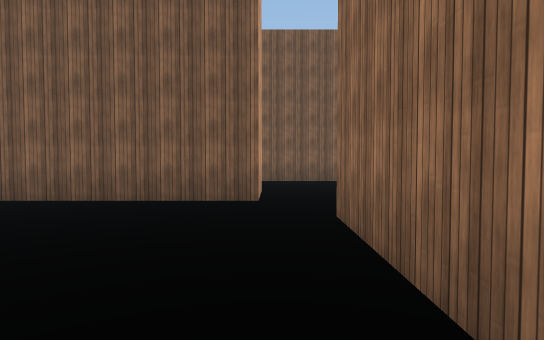
[1] (above)

24 first-person views from a walk through a scene from a Unity 3-D project. The camera is 1.5 m above the floor, tilts 2° down and sees 80° across. The floor is counted in squares, 2 m on a side. Each view is taken from the middle of a square. On the plan, view 1 faces up. The plan holds only what a view shows up to about 11 squares ahead; the rest is blank. The place goes on beyond the plan. Surface patterns are stand-ins for the level's own textures.

[2]
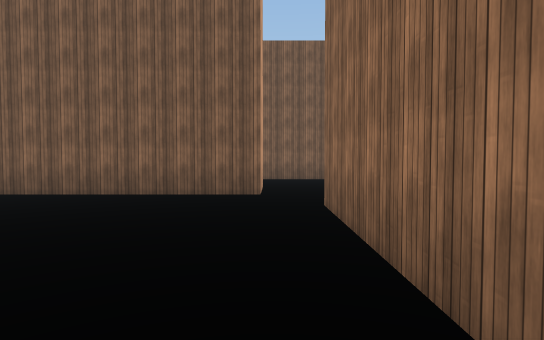

[3]
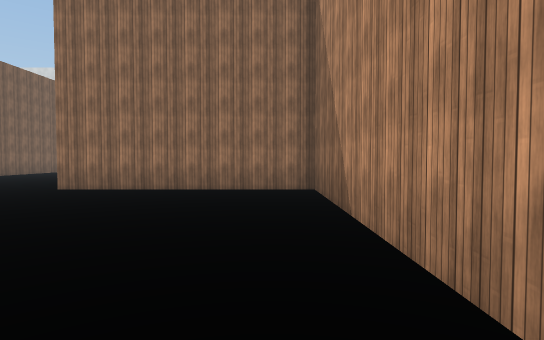

[4]
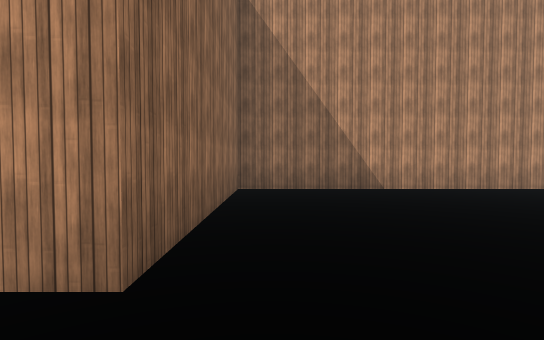

[5]
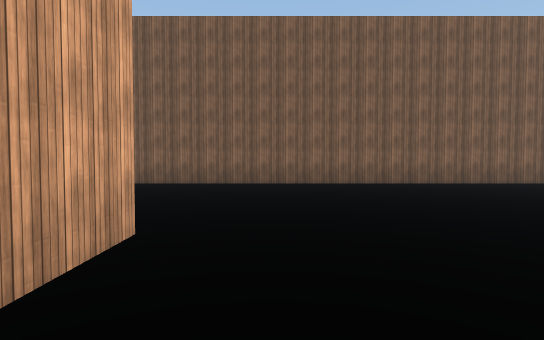

[6]
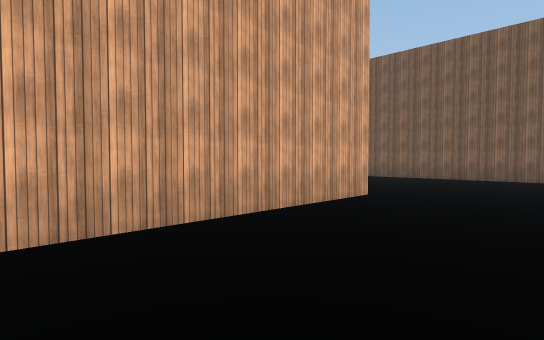

[7]
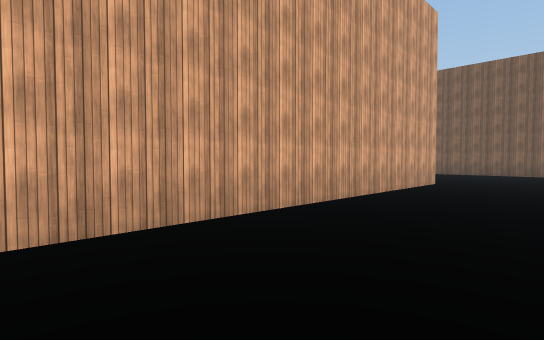

[8]
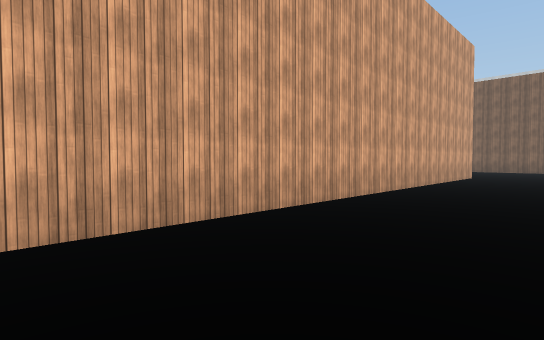

[9]
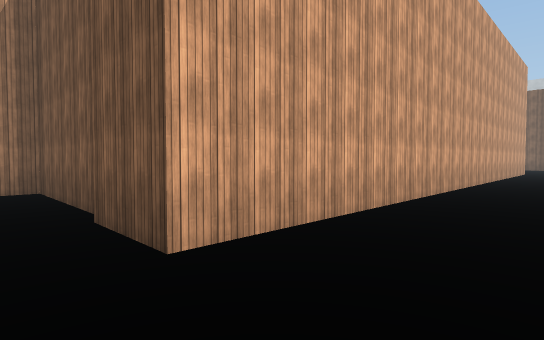

[10]
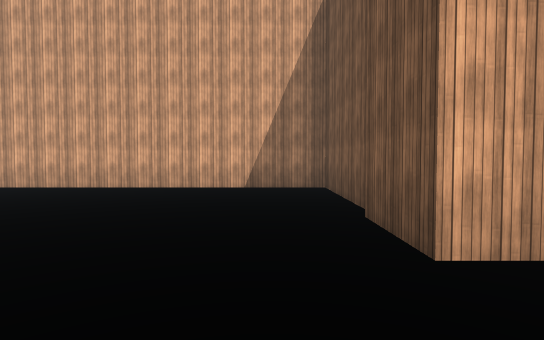

[11]
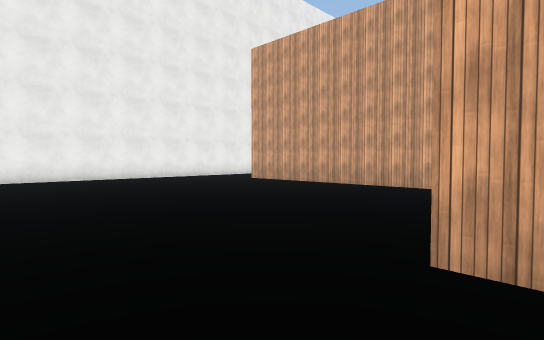

[12]
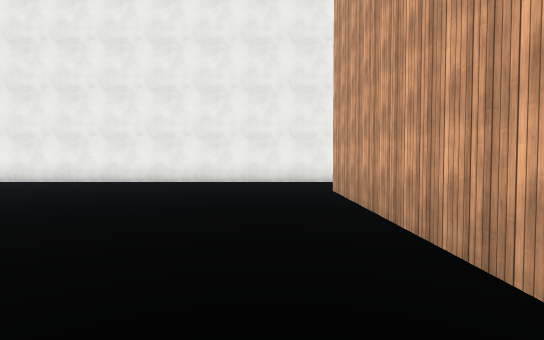

[13]
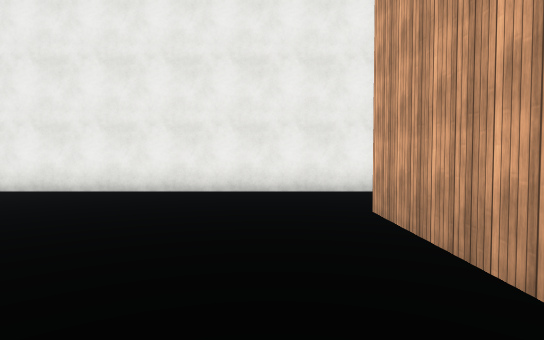

[14]
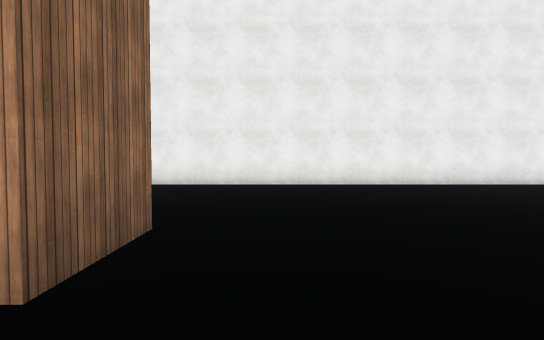

[15]
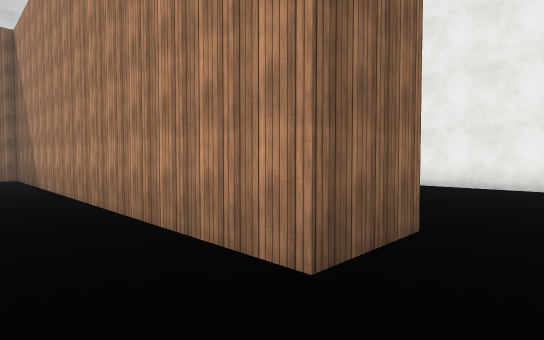

[16]
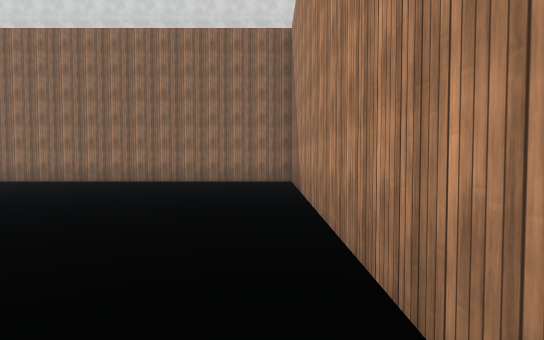

[17]
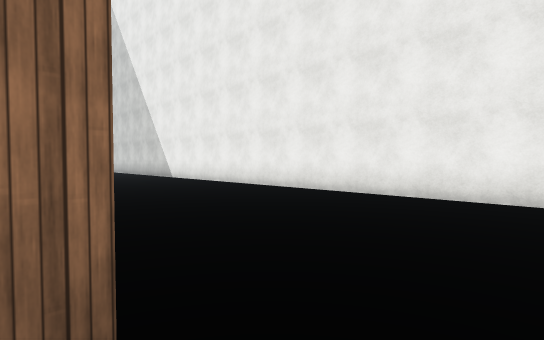

[18]
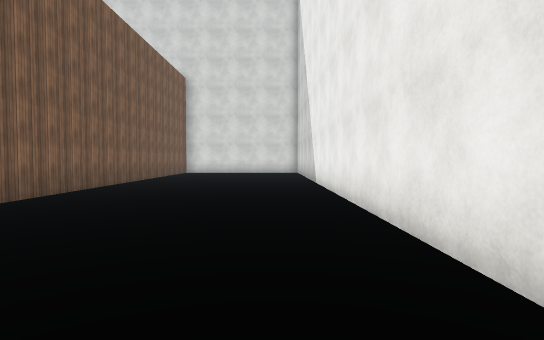

[19]
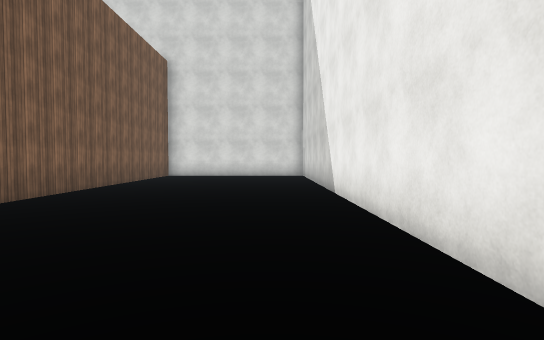

[20]
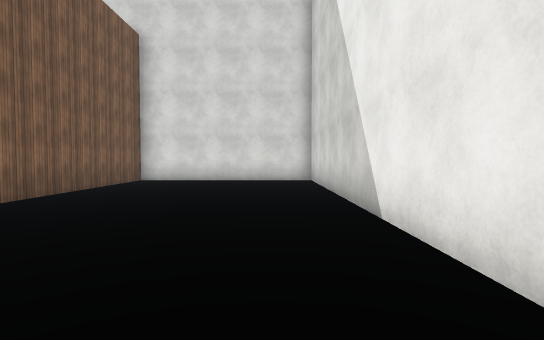

[21]
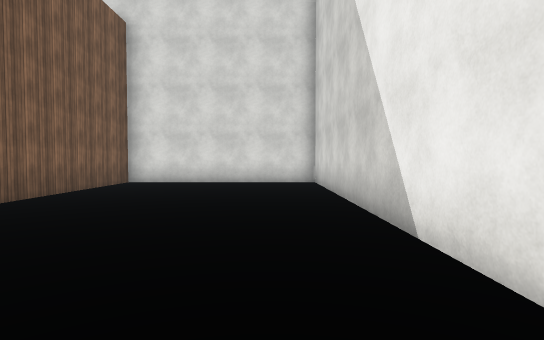

[22]
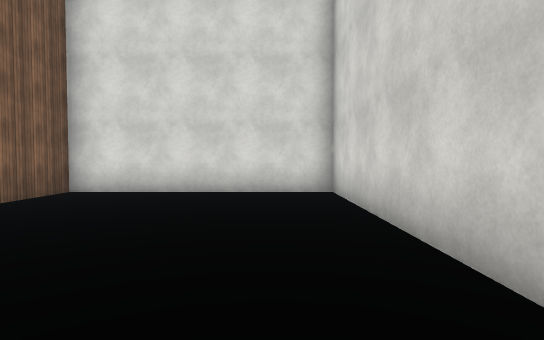

[23]
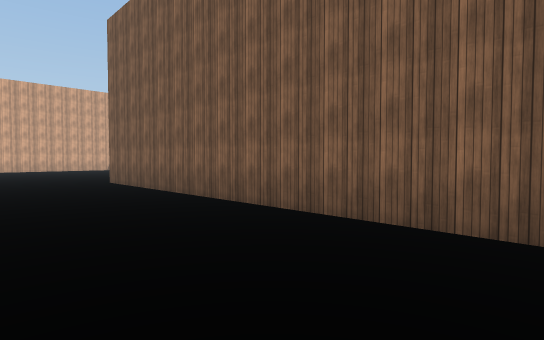

[24]
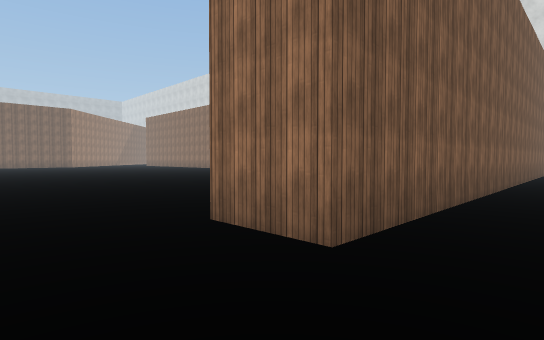

### Floor plan
Points are (right, up) in squares from view 1. A wall is a line through its corners. A room is listed if a view was taken in it or the views show most of it. See-through windows are left out.
Room 1 (views 1, 2, 3)
walls: (-0.2, 5.8) (-5.7, 5.8); (-6.7, -2) (0.8, -2) (0.8, 4.2) (1.6, 4.2)
ways out: opening at (0.5, 5) to room 2
Room 2 (views 4, 5, 6, 7, 8, 9, 10, 11, 12, 13, 14, 15, 16, 17, 18, 19, 20, 21, 22, 23, 24)
walls: (2.6, 4.2) (2.6, -13.8) (0.8, -13.8); (0.3, -13.6) (-3.4, -13.6) (-3.4, -22.6); (12.3, 10.8) (-0.4, 10.8); (-0.2, 7.2) (-0.2, 5.8); (-4.4, -25.4) (26.3, -25.4) (26.3, -19.4) (8.3, -19.4) (8.3, -17.6) (20.7, -17.6) (20.7, -8)
ways out: opening at (0.5, 5) to room 1

Positions as (right, up) in squares from view 1, and headings:
1: (0, 0), facing up
2: (0, -1), facing up
3: (-7, -1), facing right
4: (0, 6), facing down
5: (4, 1), facing up
6: (6, -2), facing up-left
7: (6, -6), facing up-left
8: (6, -10), facing up-left
9: (5, -15), facing up-left
10: (5, -15), facing left
11: (5, -13), facing down-left
12: (-2, -15), facing down
13: (-2, -18), facing down
14: (7, -16), facing down
15: (7, -16), facing down-right
16: (10, -17), facing right
17: (7, -19), facing down-right
18: (9, -24), facing right
19: (12, -24), facing right
20: (15, -24), facing right
21: (16, -24), facing right
22: (19, -24), facing right
23: (19, -23), facing up-left
24: (6, -21), facing up-right
